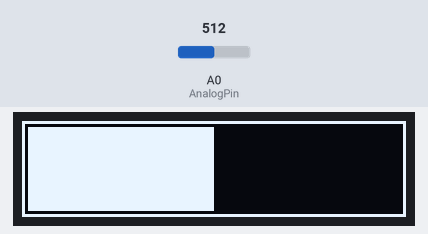
Bench run of a sketch on a simulated Arduino Uno, built with avr-gcc and run on an emulated ATmega328P. On the bench: 128×32 one-colour display. The inputs (shaded band) are chosen by the test bench; at power-on: A0 (AnalogPin) = 512.

Above: at 1.2 s.
1.3 s: A0 (AnalogPin) set to 716
At 2.2 s:
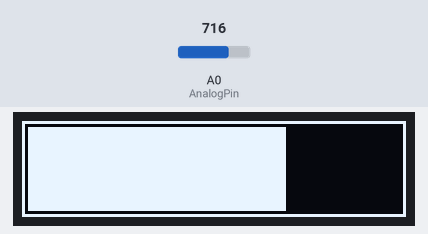
2.8 s: A0 (AnalogPin) set to 900
At 3.5 s:
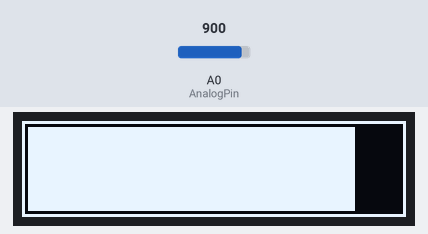
4.3 s: A0 (AnalogPin) set to 1023
At 5.4 s:
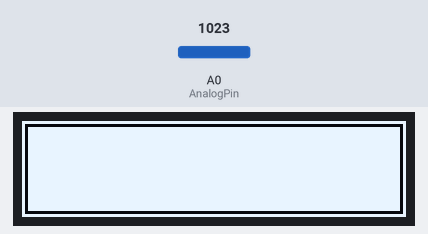
Timing chart, 0 to 7.3 s (numbered marks = the images above; inputs shaded):
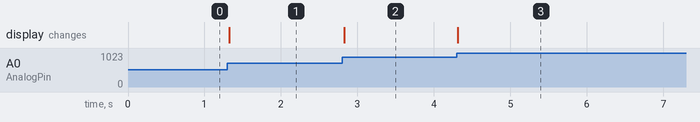

Measured:
- after the input at 1.3 s, the display: changes at once (image 1)
- after the input at 2.8 s, the display: changes at once (image 2)
- after the input at 4.3 s, the display: changes at once (image 3)

The sketch:

128x32_AnalogRead.ino
```cpp
#include <U8g2lib.h>
#include <me_ProgressBar.h>

const uint8_t AnalogPin = A0;

U8G2_SSD1306_128X32_UNIVISION_F_HW_I2C Display(U8G2_R0);
me_ProgressBar ProgressBar((U8G2*) &Display, 0, 0, 127, 31);

void setup()
{
  // pinMode(AnalogPin, INPUT_PULLUP);
  pinMode(AnalogPin, INPUT);
  Display.begin();
}

void loop()
{
  uint16_t AnalogValue = analogRead(AnalogPin);

  ProgressBar.CurrentValue = AnalogValue;

  Display.clearBuffer();

  ProgressBar.Draw();

  Display.sendBuffer();
}
```
